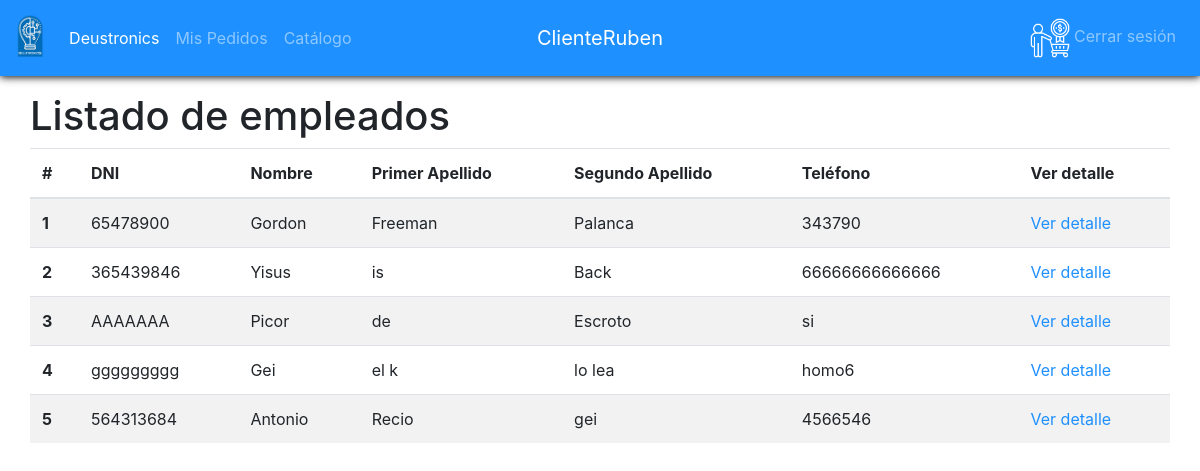
The app's page /empleados/ (signed in), older data.
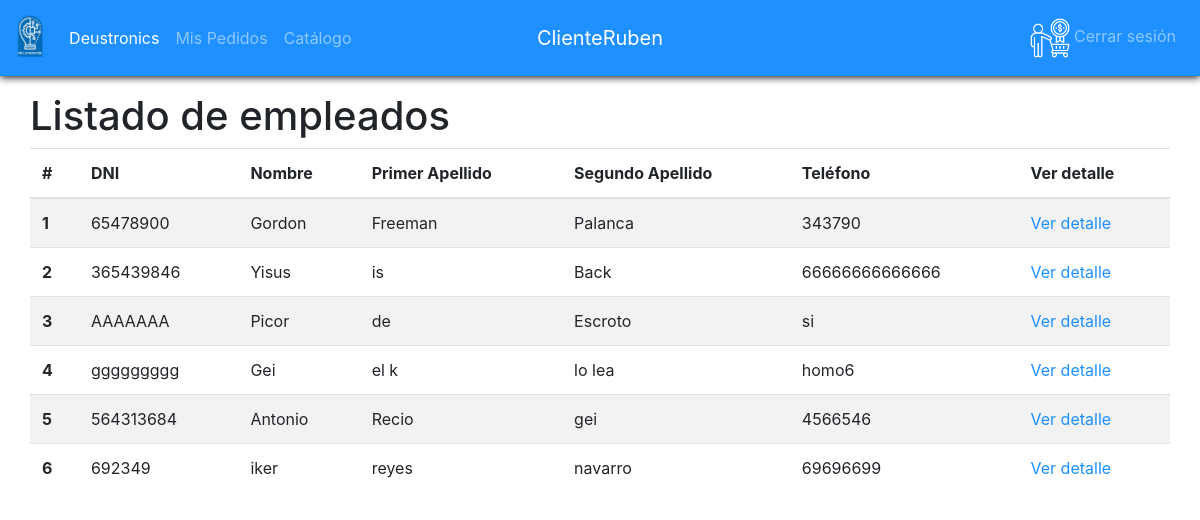
The same page, newer data.
### app/models.py (models this page shows, shortened)
class Empleado(models.Model):
    dni = models.CharField(max_length=9)
    nombre = models.CharField(max_length=100)
    apellido1 = models.CharField(max_length=100)
    apellido2 = models.CharField(max_length=100)
    telefono = models.CharField(max_length=15)
    usuario = models.ForeignKey(User, on_delete=models.CASCADE,unique=True)

### app/views.py (the view)
# urls.py: path('empleados/', login_required(views.EmpleadoListView.as_view()), name='empleado_lista'),
class EmpleadoListView(View):
    def get(self, request, *args, **kwargs):
        context = {
            'empleados': Empleado.objects.all(),
            'urlBotonFlotante':reverse('empleado_create')
        }
        return render(request, "empleado_lista.html", context)

### app/templatetags/sesion_tags.py (called while the page is built)
@register.filter(name='has_group')
def has_group(user, group_name):
    return user.groups.filter(name=group_name).exists()

### app/templates/empleado_lista.html
{%extends 'base.html'%} {% block content%}
<h1>
  Listado de empleados
</h1>
<table class="table table-striped">
  <thead>
    <tr>
      <th scope="col">#</th>
      <th scope="col">DNI</th>
      <th scope="col">Nombre</th>
      <th scope="col">Primer Apellido</th>
      <th scope="col">Segundo Apellido</th>
      <th scope="col">Teléfono</th>
      <th scope="col">Ver detalle</th>
    </tr>
  </thead>
  <tbody>
    {%for empleado in empleados%}
    <tr>
      <th scope="row">{{empleado.id}}</th>
      <td>{{empleado.dni}}</td>
      <td>{{empleado.nombre}}</td>
      <td>{{empleado.apellido1}}</td>
      <td>{{empleado.apellido2}}</td>
      <td>{{empleado.telefono}}</td>
      <td><a href="{%url 'empleado_detalle' empleado.id %}"> Ver detalle</a></td>
    </tr>
    {%endfor%}
  </tbody>
</table>
{%endblock%}

Row changes from the older to the newer data that the page shows:
added Empleado: id "6", dni "692349", nombre "iker", apellido1 "reyes", apellido2 "navarro", telefono "69696699"
